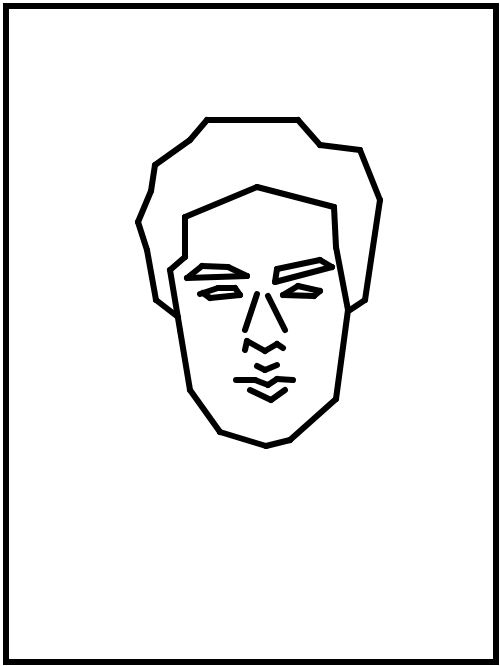
Frame 1 (no input)
Frame 60 (no input): identical to frame 1, image omitted
Frame 120 (the mouse pressed at the canvas centre since frame 60): identical to frame 1, image omitted

The p5.js sketch that drew this single still picture (run headless with seeded random() and noise() and a simulated clock; from frame 60 on, the mouse is pressed at the canvas centre):

// p5.js sketch
// ── sketch.js
//Javascript
//Programming for design.
//Self portrait for Assignment 1.

function setup(){
  createCanvas (500,666);
}

function draw(){
 strokeWeight (6);

 //canvas outline
 rect(6,6,490,656);

 //Face
 line(180,330,190,390);
 line(190,390,220,432);
 line(220,432,266,446);
 line(266,446,290,440);
 line(290,440,336,399);
 line(336,399,348,310);
 line(348,310,336,247);
 line(336,247,334,207);
 line(334,207,257,187);
 line(257,187,185,217);
 line(185,217,185,257);
 line(185,257,170,270);
 line(170,270,180,330);

 //Nose
 line(257,294,245,330);
 line(268,296,285,330);
 line(245,350,247,341);
 line(247,341,265,351);
 line(265,351,277,344);
 line(277,344,283,348);

 //Mouth
 line(257,366,265,370);
 line(265,370,277,365);
 line(236,380,255,380);
 line(255,380,268,385);
 line(268,385,277,379);
 line(277,379,293,380);
 line(250,390,271,400);
 line(271,400,285,390);

 //Eyes
  line(200,294,218,288);
  line(218,288,235,288);
  line(235,288,240,295);
  line(240,295,210,298);
  line(210,298,203,293);
  line(320,291,298,286);
  line(298,286,283,295);
  line(283,295,314,296);
  line(314,296,320,291);

 //Eyebrows
  line(187,278,202,266);
  line(202,266,228,267);
  line(228,267,247,276);
  line(247,276,187,278);

  line(275,282,277,269);
  line(277,269,320,260);
  line(320,260,332,267);
  line(332,267,275,282);

  //Hair
  line(178,317,156,300);
  line(156,300,147,250);
  line(147,250,138,222);
  line(138,222,151,191);
  line(151,191,155,165);
  line(155,165,190,140);
  line(190,140,207,120);
  line(207,120,250,120);
  line(250,120,298,120);
  line(298,120,320,145);
  line(320,145,360,150);
  line(360,150,380,200);
  line(380,200,365,300);
  line(365,300,350,310);


}
